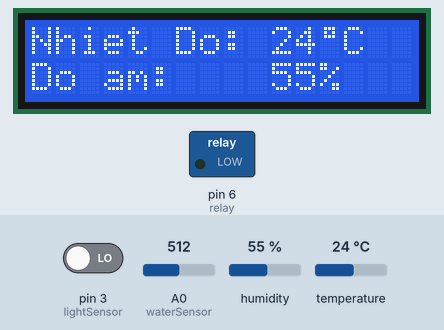
This sketch was run on a simulated Arduino Uno, built with avr-gcc and run on an emulated ATmega328P. On the bench: 16×2 character LCD, switched loads named in the sketch (green lamp = pin HIGH). The test bench sets the inputs (shaded band); at power-on: pin 3 (lightSensor) LOW, A0 (waterSensor) = 512, humidity 55 %, temperature 24 °C.

Above: at 1.2 s.
1.3 s: pin 3 (lightSensor) driven HIGH
At 5.6 s:
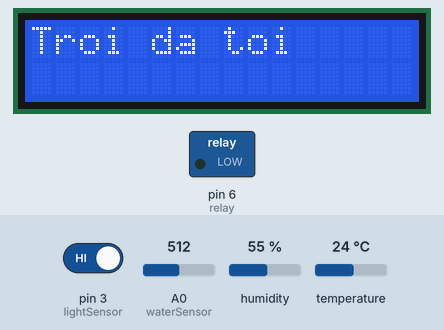
9.7 s: pin 3 (lightSensor) driven LOW
At 11.0 s:
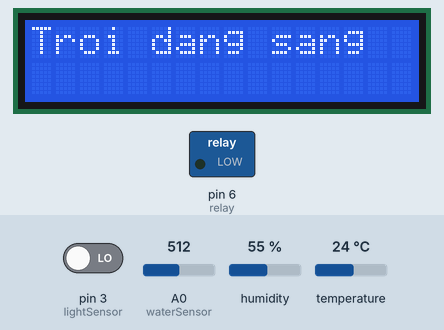
23.6 s: A0 (waterSensor) set to 112
At 27.8 s:
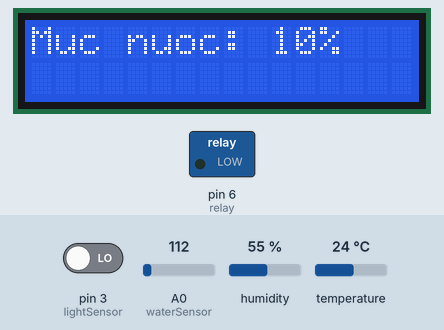
30.4 s: A0 (waterSensor) set to 93
At 33.2 s:
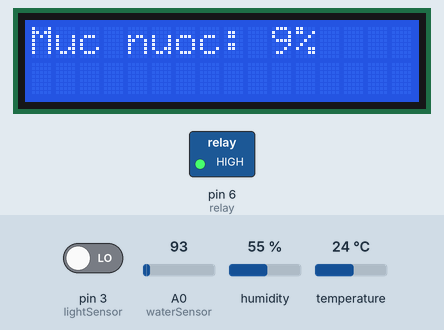
38.1 s: humidity set to 22 %
At 43.3 s:
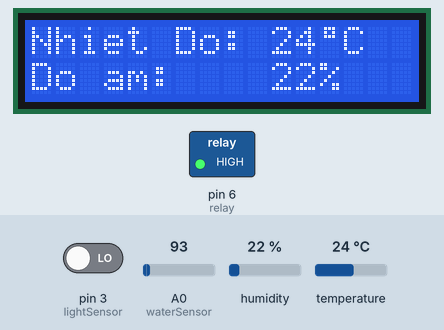
44.9 s: temperature set to 12 °C
At 49.9 s:
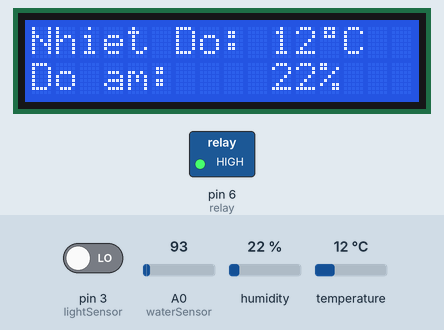
Timing chart, 0 to 51.4 s (numbered marks = the images above; inputs shaded):
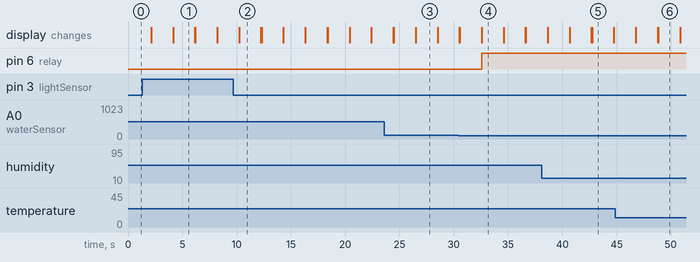

Measured:
- the behaviour switches between 103 and 102 on A0 (waterSensor) (found by bisection; images 3 and 4)
- after the input at 1.3 s, the display: first differs from a run without the input after 2.9 s (image 1)
- after the input at 9.7 s, the display: changes after 0.54 s (image 2)
- after the input at 30.4 s, pin 6 (relay): LOW → HIGH after 2.2 s
- what the display in image 1 shows lasts 2.0 s, from 4.2 s to 6.2 s

The sketch:

TheoDoiNhietDoAndDoAmMucNuoc.ino
```cpp
#include <DHT.h>
#include <Wire.h>
#include <LiquidCrystal_I2C.h>

const int DHTPIN = 4;
const int DHTTYPE = DHT11;
const int lightSensor = 3;
const int waterSensor = A0;
DHT dht (DHTPIN, DHTTYPE);
LiquidCrystal_I2C lcd(0x3F, 16, 2);
const int relay = 6;

byte degree[8] = {
  0B01110,
  0B01010,
  0B01110,
  0B00000,
  0B00000,
  0B00000,
  0B00000,
  0B00000
};

void setup() {
  pinMode(lightSensor, INPUT);
  pinMode(waterSensor, INPUT);
  pinMode(relay, OUTPUT);
  dht.begin();
  lcd.init();
  lcd.backlight();
  lcd.clear();
  digitalWrite(relay, LOW);
}

void loop() {
  float t = dht.readTemperature();
  float h = dht.readHumidity();
  int waterValue = map(analogRead(waterSensor), 0, 1023, 0, 100);
  if (isnan(t) || isnan(h)) {
    //not to do
  } else {
    lcd.setCursor(0, 0);
    lcd.print("Nhiet Do: ");
    lcd.print(round(t));
    lcd.createChar(1, degree);
    lcd.setCursor(12, 0);
    lcd.write(1);
    lcd.print("C");
    lcd.setCursor(0, 1);
    lcd.print("Do am: ");
    lcd.setCursor(10, 1);
    lcd.print(round(h));
    lcd.print("%");
  }
  delay(2000);
  lcd.clear();
  lcd.print("Muc nuoc: ");
  lcd.print(waterValue);
  if (waterValue < 10) {
    digitalWrite(relay, HIGH);
  }
  if (waterValue > 80) {
    digitalWrite(relay, LOW);
  }
  lcd.print("%");
  delay(2000);
  lcd.clear();
  if (digitalRead(lightSensor) == 1) {
    lcd.print("Troi da toi");
  } else {
    lcd.print("Troi dang sang");
  }
  delay(2000);
  lcd.clear();
}
```
